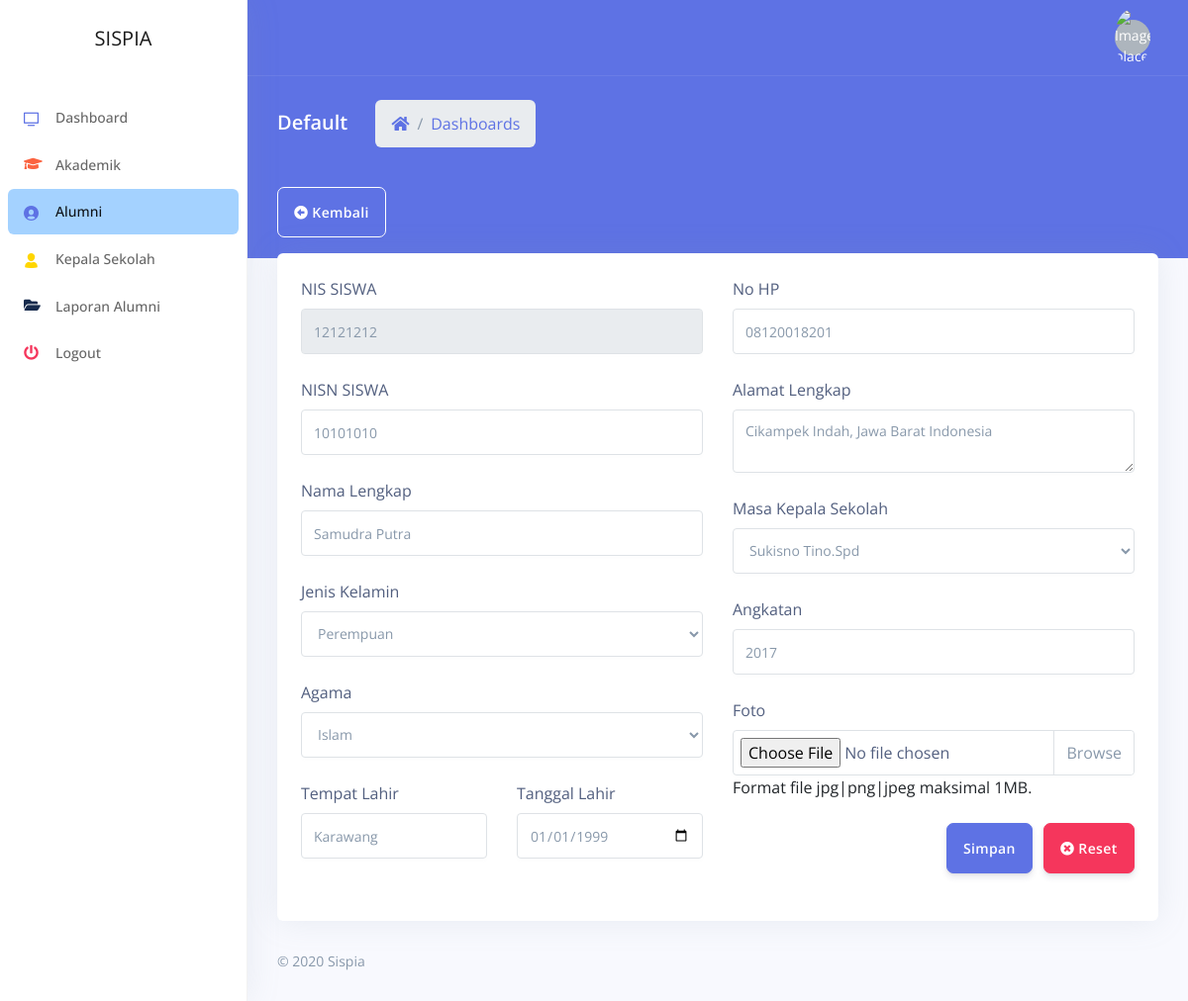
Page /alumni/edit/12121212 on the committed database.
### tables this page shows
CREATE TABLE `siswa` (
  `nis` varchar(20) NOT NULL,
  `nisn` varchar(20) NOT NULL,
  `nama_siswa` varchar(100) NOT NULL,
  `jenis_kelamin` enum('Laki-Laki','Perempuan') NOT NULL,
  `agama` varchar(20) NOT NULL,
  `tempat_lahir` varchar(100) NOT NULL,
  `tanggal_lahir` date NOT NULL,
  `no_hp` varchar(15) DEFAULT NULL,
  `alamat` text NOT NULL,
  `status` tinyint(1) NOT NULL,
  `angkatan` varchar(30) NOT NULL,
  `foto` varchar(128) NOT NULL DEFAULT 'default.png',
  `kepsek_id` varchar(20) NOT NULL,
  `ijazah` varchar(128) DEFAULT NULL,
  `created_at` timestamp NOT NULL DEFAULT CURRENT_TIMESTAMP
);

CREATE TABLE `kepsek` (
  `nip` varchar(20) NOT NULL,
  `nama_kepsek` varchar(128) NOT NULL,
  `jenis_kelamin` enum('Laki-Laki','Perempuan') NOT NULL,
  `jabatan` varchar(50) NOT NULL,
  `no_hp` varchar(15) NOT NULL,
  `akademik_id` int(11) NOT NULL
);

### application/controllers/Alumni.php (called while the page is built, shortened)
<?php
class Alumni extends CI_Controller
{
  public function __construct()
  {
    $this->load->library('upload');
    $this->load->model('AppModel', 'app');
    $this->load->helper('download');
  }
  public function edit($id)
  {
    if ($this->form_validation->run() == false) {
      $data['alumni']   = $this->app->getIdAlumni($id);
      $data['akademik'] = $this->app->getAkademik();
      $data['kepsek']   = $this->app->getKepsek();
      $data['user']     = $this->db->get_where('users', ['id_user' => $this->session->userdata('id_user')])->row_array();
      $this->load->view('alumni/edit-alumni', $data);
    }
  }
  public function _rules()
  {
    $this->form_validation->set_rules('nis', 'nis', 'trim|required|numeric', [
      'required'    => 'Nis harus diisi!',
      'numeric'     => 'Masukkan digit angka',
    ]);
    $this->form_validation->set_rules('nisn', 'nisn', 'trim|required|numeric', [
      'required'    => 'Nisn harus diisi!',
      'numeric'     => 'Masukkan digit angka',
    ]);
    $this->form_validation->set_rules('nama', 'nama', 'trim|required', [
      'required'    => 'Nama tidak boleh kosong!',
    ]);
    $this->form_validation->set_rules('jenis_kelamin', 'Jenis kelamin', 'trim|required', [
      'required'    => 'Jenis kelamin tidak boleh kosong',
    ]);
    $this->form_validation->set_rules('agama', 'agama', 'trim|required', [
      'required'    => 'Agama tidak boleh kosong!',
    ]);
    $this->form_validation->set_rules('tempat_lahir', 'tempat lahir', 'trim|required', [
      'required'    => ' Tempat lahir harus diisi!',
    ]);
    $this->form_validation->set_rules('tanggal_lahir', 'tanggal lahir', 'trim|required', [
      'required'    => 'Tanggal lahir harus diisi!',
    ]);
    $this->form_validation->set_rules('angkatan', 'angkatan', 'trim|required', [
      'required'    => 'Angkatan harus diisi!',
      'angkatan'    => 'Masukkan digit angka',
    ]);
    $this->form_validation->set_rules('alamat', 'alamat', 'trim|required', [
      'required'    => 'Alamat tidak boleh dikosongkan',
    ]);
    $this->form_validation->set_rules('no_hp', 'telepon', 'trim|numeric', [
      'numeric'    => 'No telepon harus berupa angka',
    ]);
    $this->form_validation->set_rules('angkatan', 'tahun akademik', 'trim|required', [
      'required'    => 'Tahun akademik harus dipilih',
    ]);
    $this->form_validation->set_rules('kepsek', 'kepala sekolah', 'trim|required', [
      'required'    => 'Pimpinan sekolah tidak boleh dikosongkan!',
    ]);
  }
}

### index.php (called while the page is built, shortened)
<?php
require_once BASEPATH.'core/CodeIgniter.php';

### application/models/AppModel.php (called while the page is built, shortened)
<?php
class AppModel extends CI_Model
{
  public function getKepsek()
  {
    $this->db->select('*');
    $this->db->from('kepsek');
    $this->db->join('akademik', 'akademik.id_akm=kepsek.akademik_id');
    $result = $this->db->get();
    return $result->result_array();
  }
  public function getIdAlumni($id)
  {
    $this->db->select('siswa.*, siswa.jenis_kelamin as kelamin, kepsek.nama_kepsek, kepsek.jenis_kelamin, kepsek.jabatan, kepsek.nip');
    $this->db->from('siswa');
    $this->db->join('kepsek', 'kepsek.nip=siswa.kepsek_id', 'LEFT');
    $this->db->where('nis', $id);
    $result = $this->db->get();
    return $result->row_array();
  }
}

### application/views/alumni/edit-alumni.php (the view, shortened to what this page needs)
<div class="main-content" id="panel">
  <div class="container-fluid mt--6">
    <div class="row">
      <div class="col-xl-12">
        <a href="<?= site_url('alumni'); ?>" class="btn btn-outline-white mb-3 btn-lg"><i class="fas fa-arrow-alt-circle-left"></i> Kembali</a>
        <div class="card">
          <div class="card-body">
            <form action="<?= site_url('alumni/edit/' . $alumni['nis']); ?>" method="post" enctype="multipart/form-data">
              <div class="row">
                <div class="col-md-6">
                  <div class="form-group">
                    <label for="nis">NIS SISWA</label>
                    <input type="text" name="nis" id="nis" value="<?= $alumni['nis'] ?>" class="form-control" placeholder="Masukkan NIS" readonly>
                  </div>
                  <div class="form-group">
                    <label for="nisn">NISN SISWA</label>
                    <input type="text" name="nisn" id="nisn" value="<?= $alumni['nisn'] ?>" class="form-control" placeholder="Masukkan NISN">
                  </div>
                  <div class="form-group">
                    <label for="nama">Nama Lengkap</label>
                    <input type="text" name="nama" id="nama" value="<?= $alumni['nama_siswa'] ?>" class="form-control" placeholder="Masukkan nama">
                  </div>
                  <div class="form-group">
                    <label for="jenis_kelamin">Jenis Kelamin</label>
                    <select name="jenis_kelamin" id="jenis_kelamin" class="form-control">
                      <option value="Perempuan" <?php if ($alumni['kelamin'] == 'Perempuan') {
                                                  echo "selected";
                                                } ?>>Perempuan</option>
                    </select>
                  </div>
                  <div class="form-group">
                    <label for="agama">Agama</label>
                    <select name="agama" id="agama" class="form-control">
                      <option value="Islam" <?php if ($alumni['agama'] == 'Islam') {
                                              echo "selected";
                                            } ?>>Islam</option>
                    </select>
                  </div>
                  <div class="row">
                    <div class="col-md-6">
                      <div class="form-group">
                        <label for="tempat_lahir">Tempat Lahir</label>
                        <input type="text" name="tempat_lahir" id="tempat_lahir" value="<?= $alumni['tempat_lahir'] ?>" class="form-control" placeholder="Tempat lahir">
                      </div>
                    </div>
                    <div class="col-md-6">
                      <div class="form-group">
                        <label for="tanggal_lahir">Tanggal Lahir</label>
                        <input type="date" name="tanggal_lahir" id="tanggal_lahir" value="<?= $alumni['tanggal_lahir'] ?>" class="form-control">
                      </div>
                    </div>
                  </div>
                </div>
                <div class="col-md-6">
                  <div class="form-group">
                    <label for="no_hp">No HP</label>
                    <input type="tel" name="no_hp" id="no_hp" value="<?= $alumni['no_hp'] ?>" class="form-control" placeholder="Misal : +62081281291">
                  </div>
                  <div class="form-group">
                    <label for="alamat">Alamat Lengkap</label>
                    <textarea name="alamat" id="alamat" class="form-control"><?= $alumni['alamat']; ?></textarea>
                  </div>
                  <div class="form-group">
                    <label for="kepsek">Masa Kepala Sekolah</label>
                    <select name="kepsek" id="kepsek" class="form-control">
                      <?php foreach ($kepsek as $kep) : ?>
                        <option value="<?= $kep['nip'] ?>" <?php if ($kep['nip'] == $alumni['kepsek_id']) {
                                                              echo "selected";
                                                            } ?>><?= $kep['nama_kepsek']; ?></option>
                      <?php endforeach; ?>
                    </select>
                  </div>
                  <div class="form-group">
                    <label for="angkatan">Angkatan</label>
                    <input type="text" name="angkatan" id="angkatan" value="<?= $alumni['angkatan'] ?>" class="form-control" placeholder="Tahun angkatan">
                  </div>
                  <div class="form-group">
                    <label for="foto">Foto</label>
                    <div class="custom-file">
                      <input type="file" class="custom-file-input" name="foto" id="customFileLang" lang="id">
                      <label class="custom-file-label" for="customFileLang">Pilih file</label>
                    </div>
                    <span class="text-dark mt-2">Format file jpg|png|jpeg maksimal 1MB.</span>
                  </div>
                  <div class="text-right">
                    <div class="form-group">
                      <button type="submit" class="btn btn-primary btn-lg"> Simpan</button>
                      <button type="reset" class="btn btn-danger btn-lg"><i class="fas fa-times-circle"></i> Reset</button>
                    </div>
                  </div>
                </div>
              </div>
            </form>
          </div>
        </div>
      </div>
    </div>
  </div>
</div>

### rows in the picture
siswa: nis "12121212", nisn "10101010", nama "Samudra Putra", jenis_kelamin "Perempuan", agama "Islam", tempat_lahir "Karawang", tanggal_lahir "01/01/1999", no_hp "08120018201", alamat "Cikampek Indah, Jawa Barat Indonesia", kepsek "Sukisno Tino.Spd", angkatan "2017"
